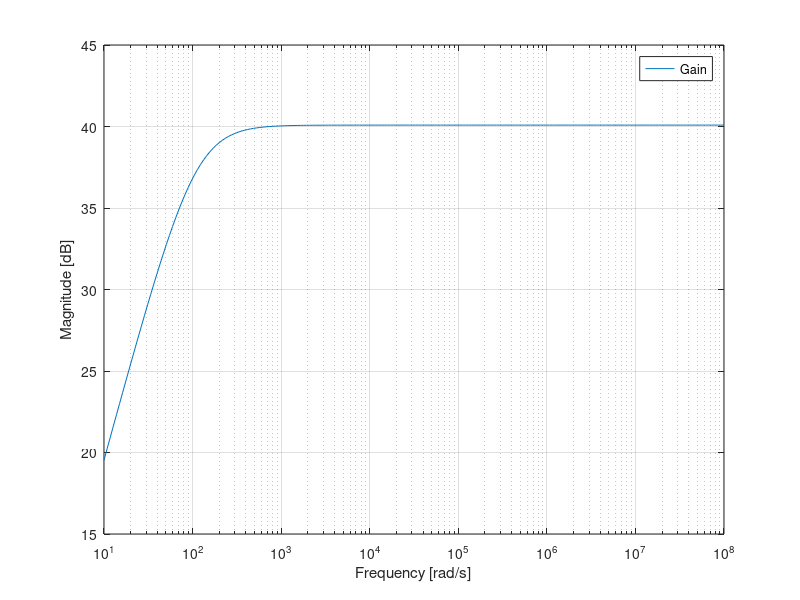
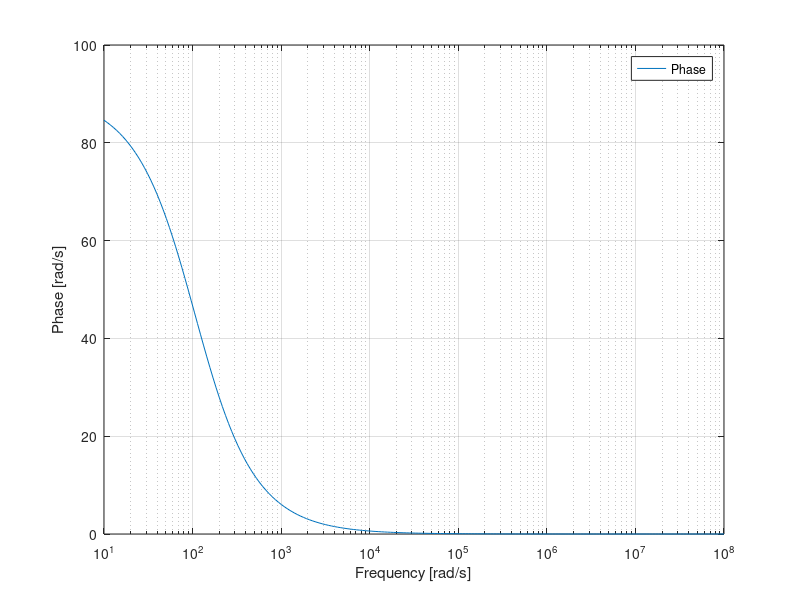

Reproduce these figures in MATLAB, in order.

f = logspace(1, 8, 200);





C1=1.5*10^-6;
R1=1000;
R2=1000;
R3=100000;



Gain = 1 + (R3 / R2)

for i = 1:200

s(i) = 2*pi*f(i)*j
Tf(i) = Gain * ((R1 * C1 * s(i)) / (1 + (R1 * C1 * s(i))))


Tf_abs(i)=20*log10(Tf(i));
Tf_fas(i)=arg(Tf(i))*180/pi;
endfor



b1 = figure ();
semilogx(f, Tf_abs,"-;Gain;");
xlabel ("Frequency [rad/s]");
ylabel ("Magnitude [dB]");
grid on;
print (b1, "b1.eps", "-depsc");

b2 = figure ();
semilogx(f, Tf_fas,"-;Phase;");
xlabel ("Frequency [rad/s]");
ylabel ("Phase [rad/s]");
grid on;
print (b2, "b2.eps", "-depsc");


printf("Cost_TAB\n");
OPAMP=13322.58
CIRCUIT=105
TOTAL=OPAMP+CIRCUIT
printf("Cost_END\n");

printf("fm_TAB\n");
GAIN=9.987576e+01
GAINDEV=abs(100-GAIN)
CENTRALFREQ=1.030792e+03
CENTRALFREQDEV=abs(1000-CENTRALFREQ)
COST=TOTAL
FM=1/(COST*(GAINDEV+CENTRALFREQDEV+10^(-6)))
printf("fm_END\n");

printf("comp_TAB\n");
R1=1
R2=1
R3=100
C1=1
C2=1
C3=1
printf("comp_END\n");
